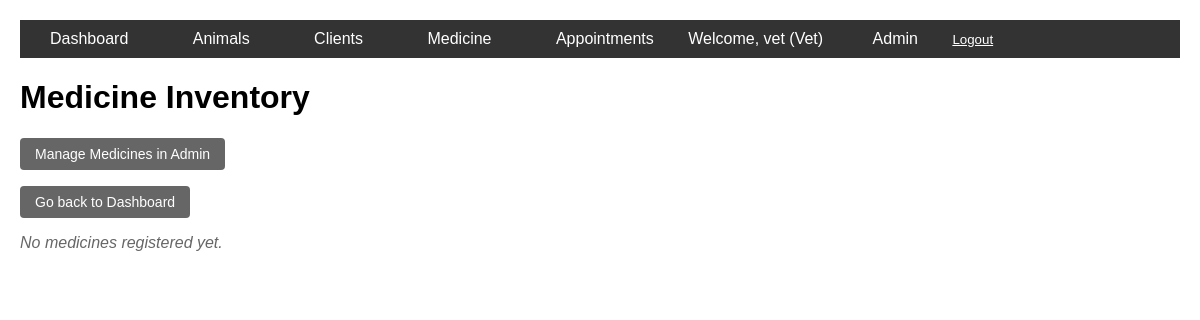
The page /animal/medicines/ (signed in) on the database as committed earlier.
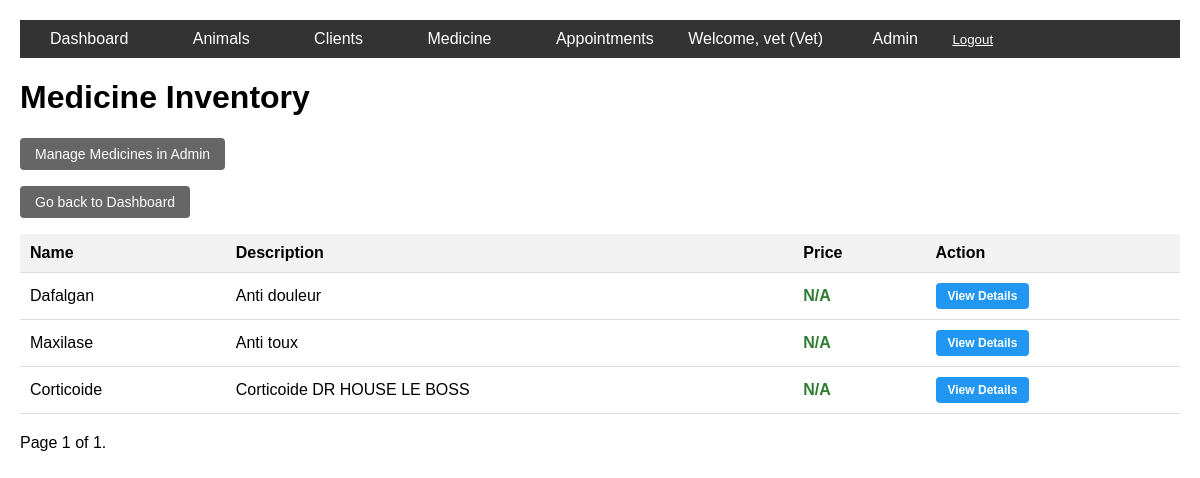
The same page on the database as committed later.
### animal/models.py (models this page shows, shortened)
class Medicine(models.Model):
    name = models.CharField(max_length=200, unique=True)
    description = models.TextField(blank=True)
    price = models.DecimalField(max_digits=10, decimal_places=2, null=True, blank=True)

### animal/views.py (the view)
# urls.py: path('medicines/', views.medicine_list, name='medicine_list'),
@login_required
def medicine_list(request):
    user = request.user
    is_vet = user.is_superuser
    is_secretary = user.groups.filter(name='Secretaries').exists()
    medicines = Medicine.objects.all()
    paginator = Paginator(medicines, 10)  # Show 10 medicines per page
    page_number = request.GET.get('page')
    page_obj = paginator.get_page(page_number)
    return render(request, 'animal/medicine_list.html', {'page_obj': page_obj, 'is_vet': is_vet, 'is_secretary': is_secretary})

### animal/context_processors.py (called while the page is built)
def user_role(request):
    if request.user.is_authenticated:
        is_vet = request.user.is_superuser
        is_secretary = request.user.groups.filter(name='Secretaries').exists()
        return {
            'user_is_vet': is_vet,
            'user_is_secretary': is_secretary,
        }
    return {}

### animal/templates/animal/medicine_list.html (shortened to what this page needs)
{% extends 'base.html' %}
{% block content %}
    <h1>Medicine Inventory</h1>
    {% if is_vet or is_secretary %}
        <p><a href="/admin/animal/medicine/" class="admin-button">Manage Medicines in Admin</a></p>
    {% endif %}
    <p><a href="/" class="admin-button">Go back to Dashboard</a></p>
    {% if page_obj.object_list %}
        <table>
            <tr>
                <th>Name</th>
                <th>Description</th>
                <th>Price</th>
                <th>Action</th>
            </tr>
            {% for medicine in page_obj %}
            <tr>
                <td>{{ medicine.name }}</td>
                <td>{% if medicine.description %}{{ medicine.description|truncatechars:100 }}{% else %}N/A{% endif %}</td>
                <td class="price">{% if medicine.price %}${ medicine.price|floatformat:2 %}{% else %}N/A{% endif %}</td>
                <td><a href="{% url 'medicine_detail' medicine.pk %}" class="action-btn">View Details</a></td>
            </tr>
            {% endfor %}
        </table>
        <div class="pagination">
            <span class="step-links">
                <span class="current">
                    Page {{ page_obj.number }} of {{ page_obj.paginator.num_pages }}.
                </span>
            </span>
        </div>
    {% else %}
        <p class="no-data">No medicines registered yet.</p>
    {% endif %}
{% endblock %}

Rows that differ between the two databases and show on the page:
added Medicine: name "Dafalgan", description "Anti douleur", shows "N/A"
added Medicine: name "Maxilase", description "Anti toux", shows "N/A"
added Medicine: name "Corticoide", description "Corticoide DR HOUSE LE BOSS", shows "N/A"
Other text that changed with them:
{{ page_obj.number }}: (not shown) → "1"
{{ page_obj.paginator.num_pages }}: (not shown) → "1"
text no longer shown: "No medicines registered yet."
text now shown: "Name Description Price Action Page of ."
